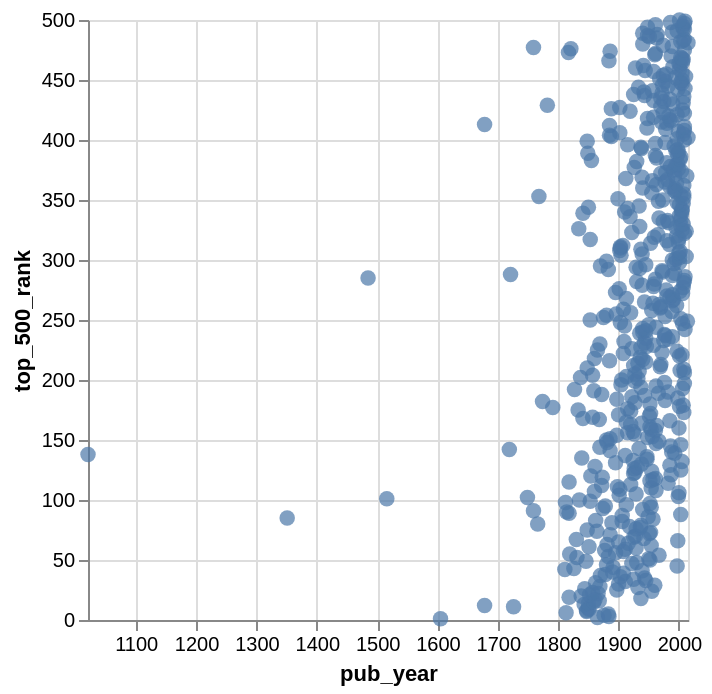

Source (notebook cell):
### Markdown cell above
Now if we remake our Altair chart, we can see that the x-axis is now displaying years as we would expect.

### Code cell
alt.Chart(novels_df).mark_circle(size=60).encode(
	x='pub_year:T',
	y='top_500_rank:Q',
	tooltip=['title', 'author', 'pub_year', 'top_500_rank']
)

### Figure 1 — Vega-Lite specification as saved in the notebook (floating-point values rounded to 4 significant figures; data arrays with more than 128 entries replaced by an {"elided": "..."} marker saying what was removed)
{"config": {"view": {"continuousWidth": 300, "continuousHeight": 300}}, "data": {"name": "data-e7e8e9b13661f7086030d05af9105160"}, "mark": {"type": "circle", "size": 60}, "encoding": {"tooltip": [{"field": "title", "type": "nominal"}, {"field": "author", "type": "nominal"}, {"field": "pub_year", "type": "temporal"}, {"field": "top_500_rank", "type": "quantitative"}], "x": {"field": "pub_year", "type": "temporal"}, "y": {"field": "top_500_rank", "type": "quantitative"}}, "$schema": "https://vega.github.io/schema/vega-lite/v6.1.0.json", "datasets": {"data-e7e8e9b13661f7086030d05af9105160": {"elided": "500 records"}}}
